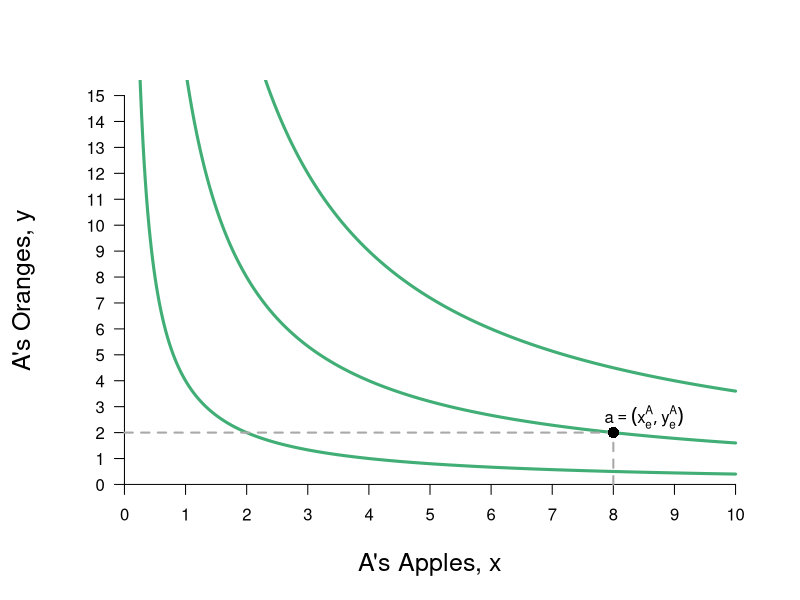

The R script that drew this image:
require(shape)
pdf(file = "bfh-textbook/property/property_fig1a.pdf", width = 9, height = 7)

#Set parameters for graphics
axislabelsize <- 1.5
graphlinewidth <- 3
COLA <- c("#99d8c9","#66c2a4","#41ae76", "#238b45", "#005824")
COLB <- c("#4eb3d3", "#2b8cbe", "#0868ac","#084081")


indiffcurveA1 <- function(x, U = 4, A = 1, a = 0.5) {
  ((((U-2)/A)*(1/x)^a)^(1/(1-a)))
}

indiffcurveA2 <- function(x, U = 4, A = 1, a = 0.5) {
  (((U/A)*(1/x)^a)^(1/(1-a)))
}

indiffcurveA3 <- function(x, U = 4, A = 1, a = 0.5) {
  ((((U+2)/A)*(1/x)^a)^(1/(1-a)))
}

#Aisha happens to have found 8 apples and 2 oranges, 
#and Betty happens to have found 2 apples and 13 oranges. 
#Aisha's utility (8^0.5)*(2^0.5) = 4
#Betty's utility (2^0.5)*(13^0.5) = 5.09

#COL <- c("#1B9E77", "#D95F02", "#7570B3", "#E7298A", "#66A61E", "#E6AB02", "#A6761D", "#666666")
#COL <- c("#7fc97f", "#beaed4", "#fdc086", "#ffff99")
#COL <- c("#99d8c9","#66c2a4","#41ae76", "#238b45", "#005824")
par(mar =  c(5, 5, 4, 2))
xlims <- c(0, 10)
ylims <- c(0, 15)



plot(0, 0, xlim = xlims, ylim = ylims, type = "n",
     xlab = expression(paste("A's Apples, ", x)),
     ylab = expression(paste("A's Oranges, ", y)),
     xaxt = "n", yaxt = "n", cex.lab = axislabelsize, bty = "n")

npts <- 500 
npts2 <- 501
#Specify the sequences of points for graphing. 
xx1 <- seq(xlims[1], xlims[2], length.out = npts)
#xx2 <- seq(xlims[1], xlims[2], length.out = npts)
#xx3 <- seq(xlims[1], xlims[2], length.out = npts2)
#xx4 <- seq(xlims[1], 10, length.out = npts2)

#Draw the lines for the graphs
lines(xx1, indiffcurveA1(xx1), col = COLA[3], lwd = graphlinewidth)
lines(xx1, indiffcurveA2(xx1), col = COLA[3], lwd = graphlinewidth)
lines(xx1, indiffcurveA3(xx1), col = COLA[3], lwd = graphlinewidth)
#lines(xx2, solowCondition(xx2, delta = 5), col = COL[3], lwd = 4)
#lines(xx2, solowInfeas(xx2, delta = 5), col = COL[1], lwd = 4, lty = 2)

#Customize ticks and labels for the plot
ticksy <- seq(from = 0, to = 15, by = 1)
ylabels <- seq(from = 0, to = 15, by = 1)
ticksx <- seq(from = 0, to = 10, by = 1)
xlabels <- seq(from = 0, to = 10, by = 1)
axis(1, at = ticksx, pos = 0, labels = xlabels)
axis(2, at = ticksy, pos = 0, labels = ylabels, las = 1)

#Annotation of the three graphs and the NE
text(45, 1.3, expression(u[1]))
text(45, 3.2, expression(u[2]))
text(45, 6, expression(u[3]))
#text(16, 0.52, expression(paste("Nash Equilibrium")))

#Line to label B's endowment
segments(0, 2, 8, 2, lty = 2, col = "darkgray", lwd = 2)
segments(8, 0, 8, 2, lty = 2, col = "darkgray", lwd = 2)

#Add a point for Aisha's endowment
points(8, 2, pch = 16, col = "black", cex = 1.5)

#Annotating line of 100% quality
text(8.5, 2.6, expression(a == (list(x[e]^A, y[e]^A))))


#Arrow to Slope of BRF
#Arrows(14.2, 0.12, 12.2, 0.12, col = "black", lty = 1, lwd = 2, arr.type = "triangle")
#text(16.8, 0.12, expression(paste("Slope = ", q[p])))

#Arrow to Slope of isoprofit
#Arrows(13, 0.80, 15, 0.80, col = "black", lty = 1, lwd = 2, arr.type = "triangle")
#text(10.2, 0.80, expression(paste("Slope = ", frac(q, p))))

dev.off()
